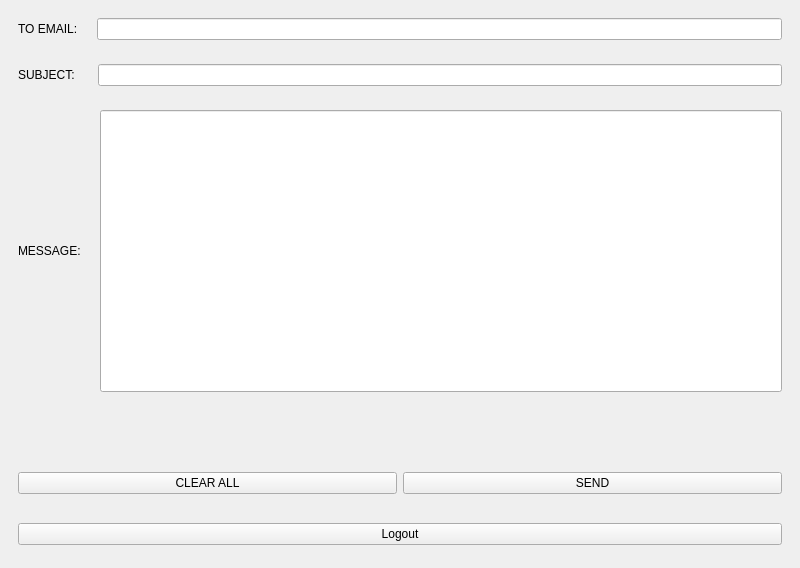
<?xml version="1.0" encoding="UTF-8"?>
<ui version="4.0">
 <class>main_window</class>
 <widget class="QMainWindow" name="main_window">
  <property name="geometry">
   <rect>
    <x>0</x>
    <y>0</y>
    <width>800</width>
    <height>568</height>
   </rect>
  </property>
  <property name="windowTitle">
   <string>MainWindow</string>
  </property>
  <widget class="QWidget" name="centralwidget">
   <layout class="QVBoxLayout" name="verticalLayout">
    <item>
     <widget class="QWidget" name="to_email" native="true">
      <property name="sizePolicy">
       <sizepolicy hsizetype="Expanding" vsizetype="Minimum">
        <horstretch>0</horstretch>
        <verstretch>0</verstretch>
       </sizepolicy>
      </property>
      <property name="maximumSize">
       <size>
        <width>16777215</width>
        <height>50</height>
       </size>
      </property>
      <layout class="QHBoxLayout" name="horizontalLayout_2">
       <item>
        <widget class="QLabel" name="label">
         <property name="text">
          <string>TO EMAIL:    </string>
         </property>
        </widget>
       </item>
       <item>
        <widget class="QLineEdit" name="enter_to_email"/>
       </item>
      </layout>
     </widget>
    </item>
    <item>
     <widget class="QWidget" name="subject" native="true">
      <property name="sizePolicy">
       <sizepolicy hsizetype="Expanding" vsizetype="Minimum">
        <horstretch>0</horstretch>
        <verstretch>0</verstretch>
       </sizepolicy>
      </property>
      <property name="maximumSize">
       <size>
        <width>16777215</width>
        <height>50</height>
       </size>
      </property>
      <layout class="QHBoxLayout" name="horizontalLayout_4">
       <item>
        <widget class="QLabel" name="label_2">
         <property name="text">
          <string>SUBJECT:     </string>
         </property>
        </widget>
       </item>
       <item>
        <widget class="QLineEdit" name="enter_subject"/>
       </item>
      </layout>
     </widget>
    </item>
    <item>
     <widget class="QWidget" name="message" native="true">
      <layout class="QHBoxLayout" name="horizontalLayout_3">
       <item>
        <widget class="QLabel" name="label_3">
         <property name="text">
          <string>MESSAGE:    </string>
         </property>
        </widget>
       </item>
       <item>
        <widget class="QLineEdit" name="enter_message">
         <property name="sizePolicy">
          <sizepolicy hsizetype="Expanding" vsizetype="Expanding">
           <horstretch>0</horstretch>
           <verstretch>0</verstretch>
          </sizepolicy>
         </property>
        </widget>
       </item>
      </layout>
     </widget>
    </item>
    <item>
     <widget class="QWidget" name="widget" native="true">
      <property name="sizePolicy">
       <sizepolicy hsizetype="Expanding" vsizetype="Expanding">
        <horstretch>0</horstretch>
        <verstretch>0</verstretch>
       </sizepolicy>
      </property>
      <property name="maximumSize">
       <size>
        <width>16777215</width>
        <height>50</height>
       </size>
      </property>
      <layout class="QHBoxLayout" name="horizontalLayout_5">
       <item>
        <widget class="QLabel" name="ERROR_message">
         <property name="text">
          <string/>
         </property>
         <property name="alignment">
          <set>Qt::AlignCenter</set>
         </property>
        </widget>
       </item>
      </layout>
     </widget>
    </item>
    <item>
     <widget class="QWidget" name="widget_4" native="true">
      <layout class="QHBoxLayout" name="horizontalLayout">
       <item>
        <widget class="QPushButton" name="clear_all_button">
         <property name="text">
          <string>CLEAR ALL</string>
         </property>
        </widget>
       </item>
       <item>
        <widget class="QPushButton" name="send_button">
         <property name="text">
          <string>SEND</string>
         </property>
        </widget>
       </item>
      </layout>
     </widget>
    </item>
    <item>
     <widget class="QWidget" name="logout" native="true">
      <property name="sizePolicy">
       <sizepolicy hsizetype="Minimum" vsizetype="Expanding">
        <horstretch>0</horstretch>
        <verstretch>0</verstretch>
       </sizepolicy>
      </property>
      <property name="maximumSize">
       <size>
        <width>16777215</width>
        <height>50</height>
       </size>
      </property>
      <layout class="QVBoxLayout" name="verticalLayout_2">
       <item>
        <widget class="QPushButton" name="logout_button">
         <property name="text">
          <string>Logout</string>
         </property>
        </widget>
       </item>
      </layout>
     </widget>
    </item>
   </layout>
  </widget>
 </widget>
 <resources/>
 <connections/>
</ui>
